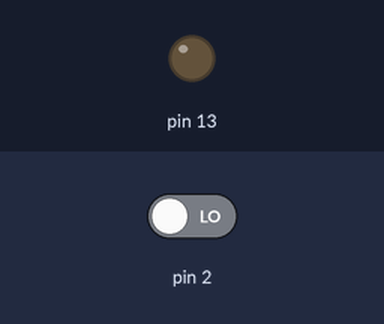
The sketch below on a simulated Arduino Uno, built with avr-gcc and run on an emulated ATmega328P. Parts: output pins drawn as LEDs (lit = HIGH). Inputs (shaded band) come from the test bench; at power-on: pin 2 LOW.

Above: at 1.2 s.
1.3 s: pin 2 driven HIGH
At 2.4 s:
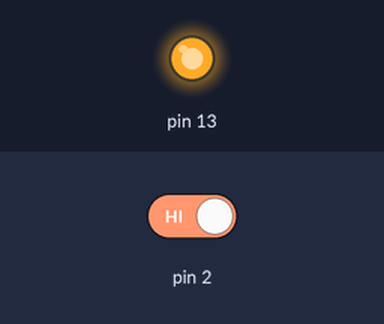
2.8 s: pin 2 driven LOW
At 3.6 s:
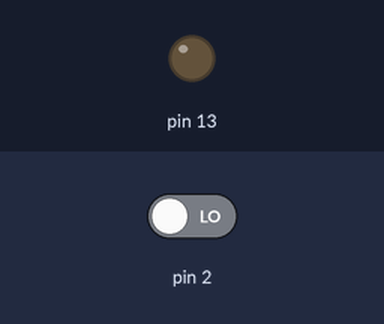
Timing chart, 0 to 5.8 s (numbered marks = the images above; inputs shaded):
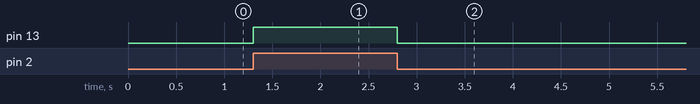

Measured:
- after the input at 1.3 s, pin 13: LOW → HIGH at once
- after the input at 2.8 s, pin 13: HIGH → LOW at once

The sketch:

digitalread1.ino
```cpp
void setup()
{
  pinMode(13, OUTPUT);
  pinMode(2, INPUT);
}

void loop()
{
  int x=digitalRead(2);
  if (x==1)
  digitalWrite(13, HIGH);
  else
  digitalWrite(13, LOW);
}
```
